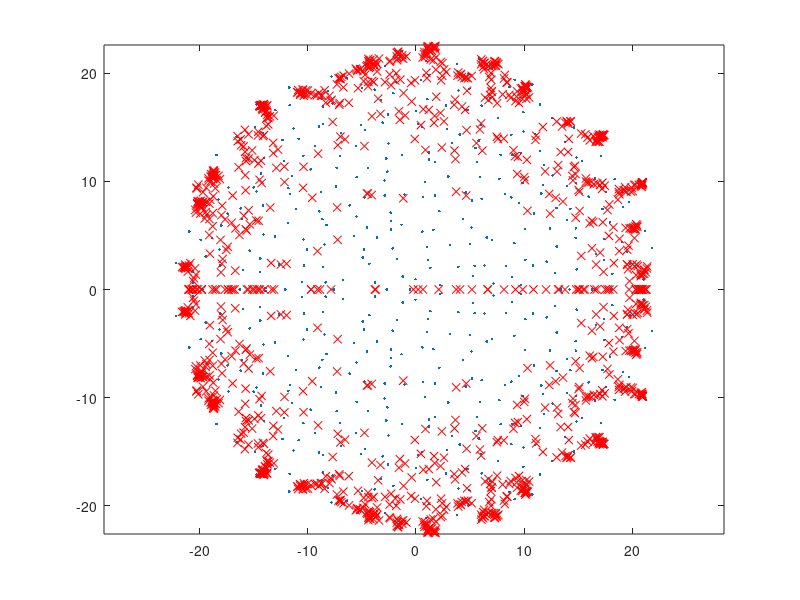

Recreate this plot in MATLAB.

A = randn(500,500);
b = ones(500,1);
K = b;
n = 10;
for j = 1:n-1
    K = [K A*K(:,j)];
end

cond(K)

m = size(A,1);  n = 50;
Q= zeros(m,n+1);
H = zeros(n+1,n);
Q(:,1) = b/norm(b);
for j = 1:n
    v = A*Q(:,j);
    for i = 1:j
        H(i,j) = dot(Q(:,i),v);
        v = v - H(i,j)*Q(:,i);
    end
    H(j+1,j) = norm(v);
    Q(:,j+1) = v/H(j+1,j);
end

spy(H);

lam = eig(A);
plot(real(lam),imag(lam),'.')
axis square
axis equal
hold on
for j = 5:n
    lam = eig(H(1:j,1:j));
    plot(real(lam),imag(lam),'rx')
end
